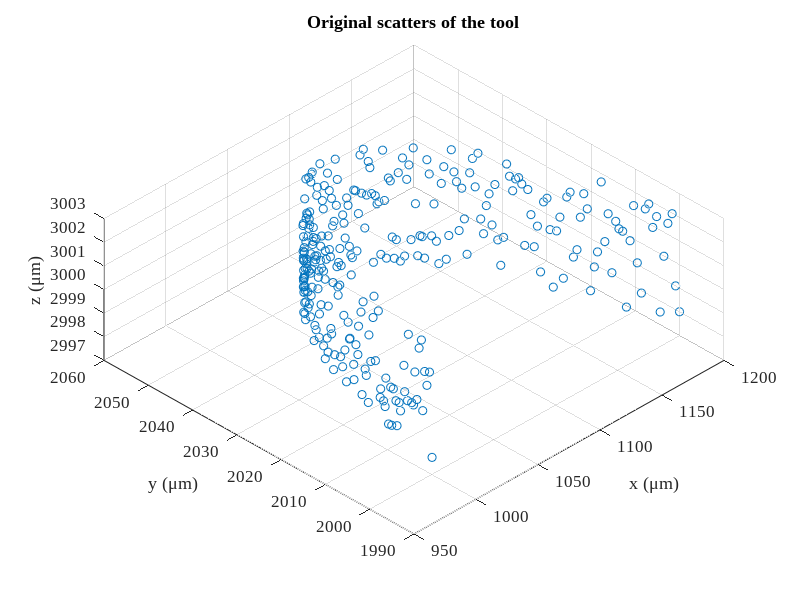

Source code (MATLAB): (Note: this script raises an error after producing the figure.)
% 给定刀具波纹度拟合曲线和已加工曲面拟合曲线，给定残高，求各个刀位点的切宽
% 方案：先求切宽和残高的定量关系；然后考虑如何移动各个刀位点，微调来获得所要求的残高
if true
    close all;
    clear; clc;
    addpath(genpath('funcs'));
    
    % global variables
    % global textFontSize textFontType unit fitMethod paramMethod;
    workspaceDir = 'workspace/20221020-tooltip';
    fitOpts.arcFitMethod = 'Levenberg-Marquardt';
    paramMethod = 'centripetal';
    unit = '\mum';
    textFontSize = 12;
    textFontType = 'Times New Roman';
end

%% simulation initialization
debug = 3;
switch debug
    case 2 % 2D tool profile simulation
        cx0 = 0*1000; % unit: mu m
        cy0 = 0*1000; % unit: mu m
        r0 = 0.1*1000; % unit: mu m
        noise = 0.03;
        zNoise = 0.01;
        theta = linspace(0,2*pi/3,200);
        r = r0*(1 - noise + 2*noise*rand(1,length(theta)));
        toolOri(1,:) = r.*cos(theta) + cx0;
        toolOri(2,:) = r.*sin(theta) + cy0;
        toolOri(3,:) = zeros(1,length(theta));
        rmse0 = sqrt(...
                    sum(...
                        ((toolOri(1,:) - cx0).^2 + (toolOri(2,:) - cy0).^2 - r0^2).^2) ...
                /length(theta));
        clear theta r;
    case 3 % 3D tool profile simulation
        cx0 = 1*1000; % unit:mu m
        cy0 = 2*1000; % unit:mu m
        cz0 = 3*1000; % unit:mu m
        r0 = 0.1*1000; % unit:mu m
        openAng = pi/3; % unit: rad
        edgePV = 200; % low-frequency error
        k = -edgePV/openAng;
        noise = r0*5e-3; % mid-frequency error
        zNoise = r0*0.05; % data pre-processing error
        theta = linspace(0,openAng,300);
        r = r0 + edgePV/2 + k*theta + (noise*rand(1,length(theta)) - 0.5*noise);
        toolOri(1,:) = cx0 + r.*cos(theta);
        toolOri(2,:) = cy0 + r.*sin(theta);
        toolOri(3,:) = cz0 + (zNoise*rand(1,length(theta)) - 0.5*zNoise);
        rmse0 = sqrt( ...
            sum((toolOri - ndgrid([cx0;cy0;cz0],1:length(theta)).^2),2) ...
            /length(theta));
        clear theta r;
    otherwise
        toolInput = inputdlg({'Tool fitting method','Tool parameterization method', ...
            'Unit','Font type in figure','Font size in figure'}, ...
            'Tool Processing Input', ...
            [1 20; 1 20; 1 20; 1 20; 1 20], ...
            {'Levenberg-Marquardt','centripetal','\mu m','Times New Roman','14'}, ...
            'WindowStyle');
        fitOpts.arcFitMethod = toolInput{1};
        paramMethod = toolInput{2};
        unit = toolInput{3};
        textFontType = toolInput{4};
        textFontSize = str2double(toolInput{5});
        % tool measurement file loading
        [fileName,dirName] = uigetfile({ ...
            '*.mat','MAT-files(*.mat)'; ...
            '*.txt','text-files(*.txt)'; ...
            '*.*','all files(*.*)'...
            }, ...
            'Select one tool tip measurement data', ...
            'Tool\', ...
            'MultiSelect','off');
        pathName = fullfile(dirName,fileName);
        dataOri = load(pathName); % load from file, n*2 matrix
        % data pre-processing
        toolOri = dataOri;
end

f1 = figure('Name','Original Scatters of the Tool');
% set(0,"Units","centimeters");
% winSize = get(0,"ScreenSize");
% set(gcf,"Units","centimeters");
% figSize = get(gcf,"Position");
% set(gcf,"Position",[(winSize(3) - figSize(3))/2,(winSize(4) - figSize(4))/2, ...
%     8.3,figSize(4)/figSize(3)*8.3]);
scatter3(toolOri(1,:),toolOri(2,:),toolOri(3,:));
hold on; grid on;
% axis equal;
set(gca,'FontSize',textFontSize,'FontName',textFontType);
xlabel(['x (',unit,')']);
ylabel(['y (',unit,')']);
zlabel(['z (',unit,')']);
title('Original scatters of the tool');
view(-45,60);
clear theta theta1 theta2;

%% 由(x,y)图获得刃口圆心半径以及波纹度函数
nCPts = size(toolOri,2);
fitOpts.arcFitdisplayType = 'iter-detailed';
[circ3D,toolFit] = toolFit3D(toolOri, ...
    'arcFitMethod',fitOpts.arcFitMethod,'displayType',fitOpts.arcFitdisplayType);
radius = circ3D{2};
openAngle = circ3D{3};
pause(1);

% plot the fitting results
f2 = figure('Name','Tool Sharpness Fitting Result');
xLim = 1.1*max(toolFit(1,:));
quiver(-xLim,0,2*xLim,0,'AutoScale','off','Color',[0,0,0],'MaxHeadSize',0.1); % X axis
hold on;
text(0.9*xLim,-.05*radius,'x');
quiver(0,-0.2*radius,0,1.3*radius,'AutoScale','off','Color',[0,0,0],'MaxHeadSize',0.1); % Y axis
text(0.05*xLim,1.05*radius,'y');
plot(toolFit(1,:),toolFit(2,:),'Color',[0,0.45,0.74],'LineWidth',0.75); % tool edge scatters
theta = (pi/2 - openAngle/2):0.01:(pi/2 + openAngle/2);
xtmp = radius*cos(theta);
ytmp = radius*sin(theta);
plot(xtmp,ytmp,'Color',[0.85,0.33,0.10],'LineWidth',1,'LineStyle','--'); % tool edge circle
scatter(0,0,'MarkerFaceColor',[0.85,0.33,0.10],'MarkerEdgeColor',[0.85,0.33,0.10]); % tool edge center
quiver(0,0,0,0.5*radius,'AutoScale','off','Color',[0.93,0.69,0.13], ...
    'LineWidth',2.5,'MaxHeadSize',0.3); % tool edge normal
line([0,xtmp(1)],[0,ytmp(1)],'LineStyle','--','Color',[0.85,0.33,0.10]);
line([0,xtmp(end)],[0,ytmp(end)],'LineStyle','--','Color',[0.85,0.33,0.10]);
% xlim([-1.1*xLim,1.1*xLim]);
axis equal;
% set(gca,'TickLabelInterpreter','tex');
set(gca,'FontSize',textFontSize,'FontName',textFontType);
xlabel(['x(',unit,')']);
ylabel(['y(',unit,')']);
title('Tool fitting result');
legend('','','tool edge','tool fitting arc','tool center', ...
    'tool normal vector','Location','northeast');

%% tool modelling
s1_toolModel

% rmpath(genpath('funcs'));
